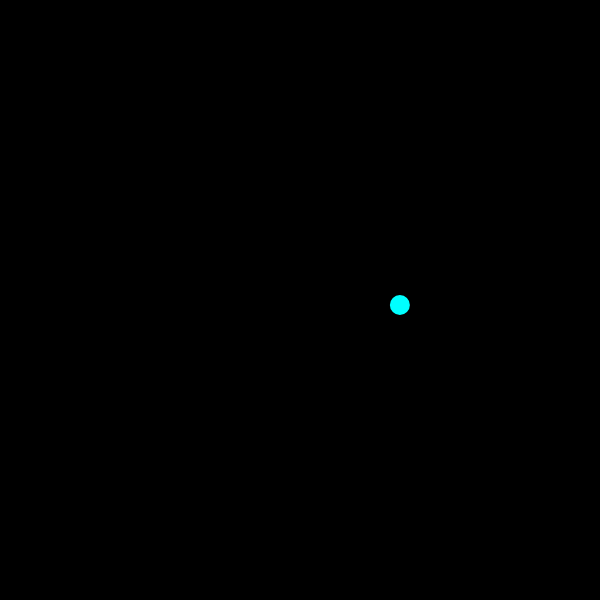
Frame 1 (no input)
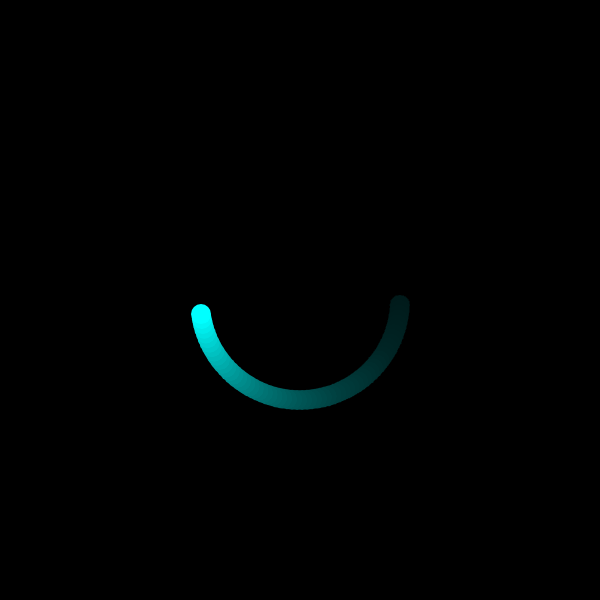
Frame 60 (no input)
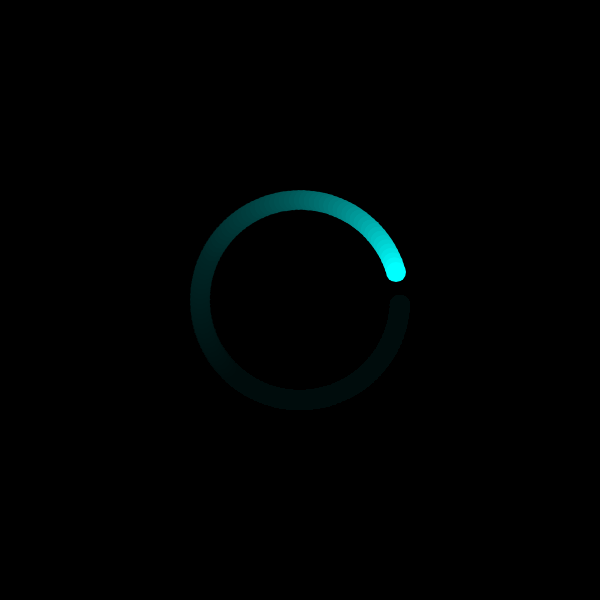
Frame 120 (the mouse pressed at the canvas centre since frame 60)

The p5.js sketch that drew these frames (run headless with seeded random() and noise() and a simulated clock; from frame 60 on, the mouse is pressed at the canvas centre):

// p5.js sketch
// ── sketch.js
// PGTE Data Visualization - Spring 2017
// -------------------------------------

var r = 100;
var speed = 0.05;

function setup() {
  createCanvas(600,600);
  background(0);
  smooth();
}

function draw() {
  fill(0,10);
  rect(0,0,width,height);

  var x = r * cos(frameCount * speed);
  var y = r * sin(frameCount * speed);

  fill(0,255,255);
  noStroke();
  ellipse(x + width/2, y + height/2, 20, 20);
}
